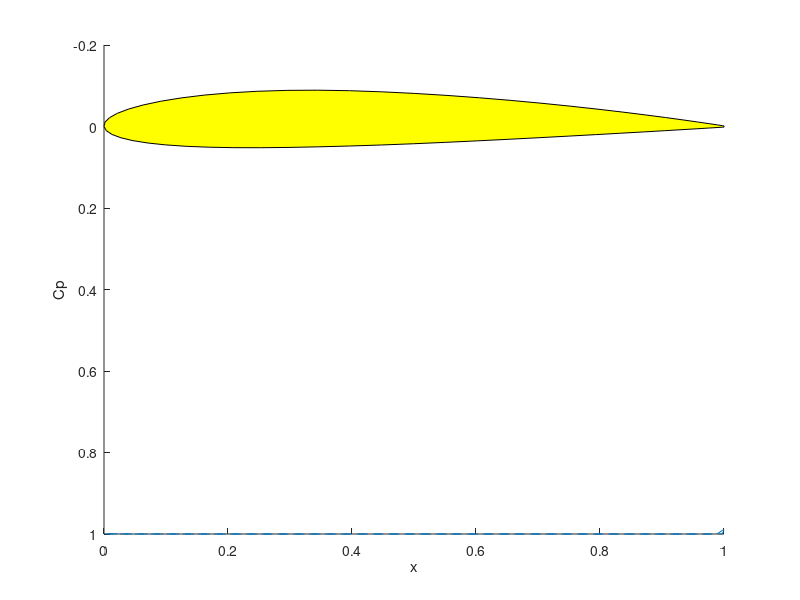

Write MATLAB code to recreate this figure.
c = 1;
% Defining Chord Length

Vmag = 100.0; 
% Velocity Magnitude

alphaDeg = 2.75; 
% Angle of Attack (alpha) of airfoil

alphaRad = alphaDeg*pi/180.0;
% Converting to radians for Trig


airfoil = load('n2414.dat');

NumPan=length(airfoil)-1;
for i=1:NumPan
    point1(i,1) = airfoil(i,1);
    point1(i,2) = airfoil(i,2);
    point2(i,1) = airfoil(i+1,1);
    point2(i,2) = airfoil(i+1,2);
end

for i=1:NumPan
    dx = point2(i,1)-point1(i,1);
    dy = point2(i,2)-point1(i,2);
    dl(i) = sqrt( (point2(i,1)-point1(i,1))^2 + (point2(i,2)-point1(i,2))^2);
    th(i) = atan2(dy,dx);
    tnx(i) = cos(th(i));
    tny(i) = sin(th(i));
    vnx(i) = -tny(i);
    vny(i) = tnx(i);
end

for i=1:NumPan
    midpoint(i,1) = 0.5*(point1(i,1)+point2(i,1));
    midpoint(i,2) = 0.5*(point1(i,2)+point2(i,2));
end

for i=1:NumPan
    
    for j=1:NumPan
        
        xt = midpoint(i,1) - point1(j,1);
        yt = midpoint(i,2) - point1(j,2);
        x = xt*tnx(j) + yt*tny(j);
        y = -xt*tny(j) + yt*tnx(j);
        x1 = 0.0; y1 = 0.0;
        x2t = point2(j,1) - point1(j,1);
        y2t = point2(j,2) - point1(j,2);
        x2 = x2t*tnx(j) + y2t*tny(j);
        r1 = sqrt(x^2+y^2);
        r2 = sqrt((x-x2)*(x-x2)+y^2);
        th1 = atan2(y,x);
        th2 = atan2(y,x-x2);
        if(i==j) % Self-induced velocity
            ax1 = 0.5*(x/x2-1.0);
            ay1 = 1.0/(2*pi);
            ax2 =-0.5*x/x2;
            ay2 =-1.0/(2*pi);
        else
            dth = th2-th1;
            rrt = r2/r1;
            rrtl = log(rrt);
            fcc = 1/(2*pi*x2);
            ax1 = fcc*( y*rrtl + (x-x2)*dth );
            ay1 = fcc*((x-x2)*rrtl - y*dth + x2);
            ax2 = -fcc*(y*rrtl + x*dth );
            ay2 = -fcc*(x*rrtl - y*dth + x2);
        end
        
        ux1 = ax1*tnx(j) - ay1*tny(j);
        uy1 = ax1*tny(j) + ay1*tnx(j);
        ux2 = ax2*tnx(j) - ay2*tny(j);
        uy2 = ax2*tny(j) + ay2*tnx(j);
        
        if(j==1)
            a(i,1)= ux1*vnx(i) + uy1*vny(i);
            holda = ux2*vnx(i) + uy2*vny(i);
        elseif(j==NumPan)
            a(i,NumPan) = ux1*vnx(i) + uy1*vny(i) + holda;
            a(i,NumPan+1) = ux2*vnx(i) + uy2*vny(i);
        else
            a(i,j)= ux1*vnx(i) + uy1*vny(i) + holda;
            holda = ux2*vnx(i) + uy2*vny(i);
        end
        
        if(j==1)
            b(i,1)= ux1*tnx(i) + uy1*tny(i);
            holdb = ux2*tnx(i) + uy2*tny(i);
        elseif(j==NumPan)
            b(i,NumPan) = ux1*tnx(i) + uy1*tny(i) + holdb;
            b(i,NumPan+1) = ux2*tnx(i) + uy2*tny(i);
        else
            b(i,j)= ux1*tnx(i) + uy1*tny(i) + holdb;
            holdb = ux2*tnx(i) + uy2*tny(i);
        end
    end
end

a(NumPan+1,1) = 1.0;
% Kutta Condition

a(NumPan+1,NumPan+1) = 1.0;
% Kutta Condition Cont.

coalf = cos(alphaRad); sialf = sin(alphaRad);
Vx = Vmag*coalf; Vy = Vmag*sialf;
for i=1:NumPan
    rhs(i) = -Vx*vnx(i)-Vy*vny(i);
end
rhs(NumPan+1)=0.0;

gamma = rhs/a';

circ = 0.0; 
% Circulation

circGam = 0.0; 
% In terms of Gamma

for i=1:NumPan
    tnvel = Vx*tnx(i)+Vy*tny(i); 
    % Tangential velocity
    
    for j=1:NumPan+1
        tnvel = tnvel + b(i,j)*gamma(j);
    end
    circ = circ - tnvel*dl(i);
    circGam = circGam +0.5*(gamma(i)+gamma(i+1))*dl(i); 
    cp(i) = 1.0-tnvel*tnvel/(Vmag*Vmag); 
    % Coefficient of Pressure
end
cp(NumPan+1)=cp(1);

hold on
% Retaining current axes for plot. Prevents deleting old plots.

patch(airfoil(:,1),-airfoil(:,2),'y')
plot(airfoil(:,1),cp,'--')
axis ij
xlabel('x')
ylabel('Cp')


cy = 0.0;
cx = 0.0;

for i=1:NumPan
    
    cy = cy-cp(i)*dl(i)*vny(i);
    cx = cx-cp(i)*dl(i)*vnx(i);
    
    
end


cy = cy/c;
cx = cx/c;

cd =  cx*coalf+cy*sialf; 
% Drag coefficient

cl = -cx*sialf+cy*coalf; 
% Lift coefficient

fprintf('CL = %f \n',cl)
fprintf('CD = %f \n',cd)